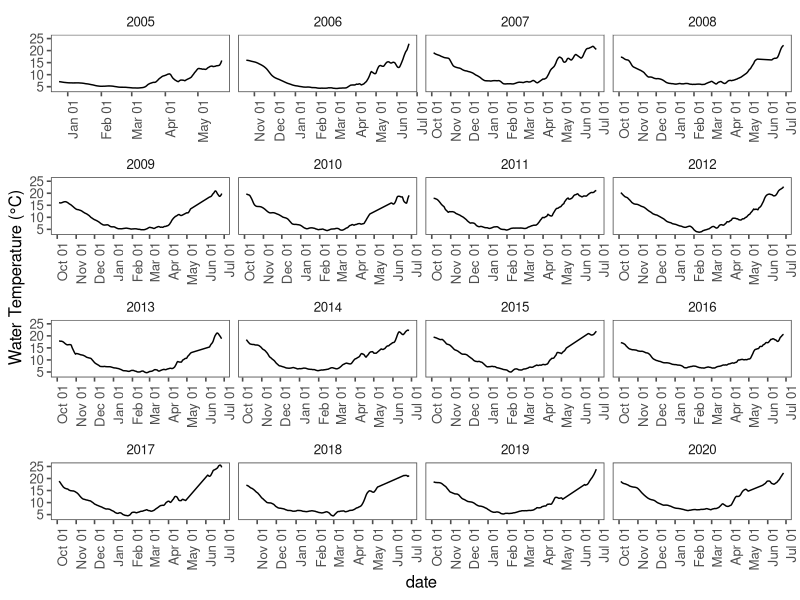

This figure's R source: (Note: this script raises an error after producing the figure.)
#### CLEAR THE ENVIRONMENT FIRST ---------------------------------------------

rm(list = ls(all.names = TRUE))


#### LOAD PACKAGES -----------------------------------------------------------

library(tidyverse)
library(ggplot2)
library(data.table)
library(ggthemes)
library(readxl)
library(gridExtra)
library(grid)
library(cowplot)


#### LOAD TEMPERATURE DATA -----------------------------------------------------------------------

temp.all <- read_excel("data/lake-annecy/lake-annecy-temperature.xlsx", sheet = "temp", skip = 28) %>% 
  mutate(yday = yday(date))

## Calculate a 5-day center moving average to smooth temperature curve
## Smoothing prevents issues below trying to find the start and stop from large daily temp deviations
temp.all.ma <- temp.all %>% group_by(year) %>% 
  mutate(temp.ma_c = frollmean(temp_c, n = 7, align = "center")) %>% 
  filter(!is.na(temp.ma_c))

## 
ggplot(temp.all.ma, aes(x = date, y = temp.ma_c)) + 
  geom_line() + theme_few() + 
  ylab('Water Temperature (°C)') + 
  scale_x_datetime(date_breaks = "1 month", date_labels =  "%b %d") + 
  theme(axis.text.x = element_text(angle = 90, hjust = 1))  + 
  facet_wrap(~year, scales = "free_x")



model.locations <- read_excel("data/model-population-parameters.xlsx", sheet = "bio-parameters", skip = 34) %>% 
  filter(population == "Annecy")


#### CALCULATE MEAN SPAWNING DATE ----------------------------------------------------------------

## Calculate the start date of spawning period
spawn.start.date <- temp.all.ma %>% 
  group_by(year) %>% 
  filter(temp.ma_c <= model.locations$start.spawn.temp_c) %>% 
  arrange(date) %>% 
  slice(1) %>% select(year, spawn.start.date = date)

## Calculate the end date of spawning period
spawn.end.date <- temp.all.ma %>% 
  group_by(year) %>% 
  filter(temp.ma_c <= model.locations$end.spawn.temp_c) %>% 
  arrange(date) %>% 
  slice(1) %>% 
  select(year, spawn.end.date = date) %>% 
  ## subtract one day to correct for temp less than (spawning ends day of temp threshold)
  mutate(spawn.end.date = as.Date(spawn.end.date)-1)

## Combine start and end dates; Filter to each day in spawning period
spawn.period.temp <- temp.all.ma %>% 
  left_join(spawn.start.date) %>% 
  left_join(spawn.end.date) %>% 
  mutate(spawn.length_days = as.Date(spawn.end.date) - as.Date(spawn.start.date),
         spawn.end.date = as.Date(ifelse(spawn.length_days > 30, as.Date(spawn.start.date)+30, spawn.end.date), origin = "1970-01-01"),
         spawn.length_days = as.Date(spawn.end.date) - as.Date(spawn.start.date)) %>%
  group_by(year) %>% 
  filter(date >= spawn.start.date, date <= spawn.end.date)

spawn.date <- spawn.period.temp %>% 
  group_by(year) %>% 
  summarize(mu.spawn.date = mean(date)) %>% 
  ungroup() %>% 
  select(year, spawn.date = mu.spawn.date)

#### CALCULATE MEAN HATCHING DATE ----------------------------------------------------------------

hatch <- read_excel("data/lake-annecy/lake-annecy-hatching.xlsx", sheet = "lake-annecy-hatching", skip = 27) %>%
  group_by(year) %>% 
  summarize(mu.hatch.date = as.Date(weighted.mean(date, abundance), format = "%Y-%m-%d")) %>% 
  mutate(mu.hatch.yday = yday(mu.hatch.date)) %>% 
  ungroup()

hatch.temp <- temp.all.ma %>% left_join(hatch) %>%
  group_by(year) %>% 
  filter(date == mu.hatch.date) %>% 
  ungroup() %>% 
  summarize(mean_temp = mean(temp_c)) %>% pull(mean_temp)

## Find date of lowest temp for each year
temp_low <- temp.all.ma %>% 
  group_by(year) %>% 
  filter(temp.ma_c == min(temp.ma_c)) %>% 
  select(year, temp.low.yday = yday)

hatch.date <- temp.all.ma %>% 
  left_join(temp_low) %>% 
  group_by(year) %>% 
  filter(yday >= temp.low.yday, yday < 150) %>% 
  filter(temp.ma_c >= hatch.temp) %>% 
  arrange(date) %>% 
  slice(1) %>% 
  select(year, hatch.date = date)


## Filter temp profiles by start and end dates, calculate daily degree-days

temp.inc <- temp.all.ma %>% left_join(spawn.date) %>% left_join(hatch.date) %>% group_by(year) %>% filter(date >= spawn.date, date <= hatch.date) %>% 
  arrange(year)

## Find DOY and ADD at hatch
temp.ep.hatch <- temp.inc %>% group_by(year) %>% 
  mutate(ADD = cumsum(temp.ma_c)) %>% 
  filter(ADD == max(ADD)) %>% 
  select(date, year, temp.ma_c, yday, ADD)

## Filter temp profiles by start and end dates, calculate daily degree-days

temp.inc.models <- temp.all.ma %>% left_join(spawn.date) %>% group_by(year) %>% filter(date >= spawn.date) %>% 
  arrange(year)

#### EUROPEAN WHITEFISH MODELS -------------------------------------------------------------------

## Polynomial: y = a + bx + cx^2
## Semilog: log10(y) = log10(a) + log10(b)x + log10(c)x^2
## Antilog: 10^(log(y))

## Eckmann 1987 (uses natural log)
model.EC <- read_excel("data/model-structural-parameters.xlsx", sheet = "coefficients", skip = 32) %>% 
  filter(lake == "Lake Constance", species == "lavaretus macrophthalmus")

## Take antilog from daily semilog output, accumulate across days
model.EC.perc <- temp.inc.models %>% 
  group_by(year) %>% 
  mutate(perc.day = (10^(model.EC$a + model.EC$b * temp.ma_c + model.EC$c * temp.ma_c^2))*100,
         perc.cum = cumsum(perc.day)) %>% 
  filter(perc.cum <= 100) %>%
  mutate(ADD = cumsum(temp.ma_c))

model.EC.perc.max <- model.EC.perc %>% group_by(year) %>% 
  filter(perc.cum == max(perc.cum)) %>% 
  select(date, year, temp.ma_c, ADD) %>% 
  mutate(model = "EC")


## Stewart et al. 2021
model.geneva <- read_excel("data/model-structural-parameters.xlsx", sheet = "coefficients", skip = 32) %>% 
  filter(lake == "Lake Geneva")

## Take antilog from daily semilog output, accumulate across days
model.geneva.perc <- temp.inc.models %>%
  group_by(year) %>% 
  mutate(perc.day = (10^(model.geneva$a + model.geneva$b * temp.ma_c))*100,
         perc.cum = cumsum(perc.day)) %>% 
  filter(perc.cum <= 100) %>%
  mutate(ADD = cumsum(temp.ma_c))

model.geneva.perc.max <- model.geneva.perc %>% group_by(year) %>% 
  filter(perc.cum == max(perc.cum)) %>% 
  select(date, year, temp.ma_c, ADD) %>% 
  mutate(model = "GN")


#### COMBINE ALL MODEL HATCHING ESTIMATES --------------------------------------------------------

model.hatching.all <- temp.ep.hatch %>% 
  mutate(model = "EP") %>% 
  bind_rows(., model.geneva.perc.max, model.EC.perc.max) %>% 
  mutate(model = factor(model, ordered = TRUE, levels = c("EP", "GN", "EC")),
         yday = yday(date))

model.hatching.all.add.comp <- model.hatching.all %>% 
  group_by(model) %>% 
  summarize(mean.ADD = mean(ADD)) %>% 
  select(model, mean.ADD) %>% 
  pivot_wider(names_from = model, values_from = mean.ADD) %>% 
  mutate(dif.GN = EP-GN,
         diff.EC = EP-EC)

model.hatching.all.yday.comp <- model.hatching.all %>% 
  group_by(model) %>% 
  summarize(mean.yday = mean(yday)) %>% 
  select(model, mean.yday) %>% 
  pivot_wider(names_from = model, values_from = mean.yday) %>% 
  mutate(dif.GN = EP-GN,
         diff.EC = EP-EC)


#### VISUALIZATIONS ------------------------------------------------------------------------------

ggplot(temp.all.ma, aes(x = date, y = temp.ma_c)) + 
  geom_line(size = 0.8) +
  geom_point(data = model.hatching.all, aes(x = as.POSIXct(date), y = temp.ma_c, fill = model, shape = model), size = 3) +
  scale_shape_manual("", values = c(21, 22, 23),
                     labels = c("Observed Hatching", "Unpublished Geneva Data  ", "Eckmann, 1987")) +
  scale_fill_manual("", values = c("lightsalmon", "cornflowerblue", "forestgreen"),
                    labels = c("Observed Hatching", "Unpublished Geneva Data  ", "Eckmann, 1987")) +
  scale_x_datetime(date_breaks = "1 month", date_labels =  "%b %d") + 
  labs(y = "Water Temperature (°C)") + 
  theme_few() + 
  theme(axis.text.x = element_text(angle = 45, hjust = 1),
        axis.text = element_text(size = 12),
        axis.title.y = element_text(size = 15),
        axis.title.x = element_blank(),
        legend.position = "top", 
        legend.text = element_text(size = 15),
        strip.text = element_text(size = 12),
        panel.spacing = unit(1, "lines")) + 
  facet_wrap(~year, scales = "free_x")

ggsave("figures/lake-annecy/lake-annecy-model-comparison-temp.png", height = 5.5, width = 9.5, dpi = 300)


plot.add <- ggplot(model.hatching.all, aes(x = factor(year), y = ADD, group = model)) +
  geom_point(aes(fill = model, shape = model), size = 3) + 
  scale_shape_manual("", values = c(21, 22, 23),
                     labels = c("Observed Hatching", "Unpublished Geneva Data  ", "Eckmann, 1987")) +
  scale_fill_manual("", values = c("lightsalmon", "cornflowerblue", "forestgreen"),
                    labels = c("Observed Hatching", "Unpublished Geneva Data  ", "Eckmann, 1987")) +
  labs(y = "Degree-days") +
  theme_few() + 
  theme(axis.text.x = element_text(angle = 45, hjust = 1),
        axis.text = element_text(size = 12),
        axis.title.y = element_text(size = 15),
        axis.title.x = element_blank(),
        legend.position = "top", 
        legend.text = element_text(size = 15),
        strip.text = element_text(size = 12),
        panel.spacing = unit(1, "lines"))

plot.date <- ggplot(model.hatching.all, aes(x = factor(year), y = yday, group = model)) +
  geom_point(aes(fill = model, shape = model), size = 3) + 
  scale_shape_manual("", values = c(21, 22, 23),
                     labels = c("Observed Hatching", "Unpublished Geneva Data  ", "Eckmann, 1987")) +
  scale_fill_manual("", values = c("lightsalmon", "cornflowerblue", "forestgreen"),
                    labels = c("Observed Hatching", "Unpublished Geneva Data  ", "Eckmann, 1987")) +
  labs(y = "Julian Date") +
  theme_few() + 
  theme(axis.text.x = element_text(angle = 45, hjust = 1),
        axis.text = element_text(size = 12),
        axis.title.y = element_text(size = 15),
        axis.title.x = element_blank(),
        legend.position = "top", 
        legend.text = element_text(size = 15),
        strip.text = element_text(size = 12),
        panel.spacing = unit(1, "lines"))

## Combine all figures
plot.all <- grid.arrange(
  arrangeGrob(get_legend(plot.add),
              nrow = 1,
              ncol = 1),
  arrangeGrob(
    arrangeGrob(plot.add + theme(legend.position = "none", axis.title.x = element_blank()),
                nrow = 1),
    arrangeGrob(plot.date + theme(legend.position = "none", axis.title.x = element_blank()), 
                nrow = 1),
    ncol = 2,
    widths = c(1, 1)
  ),
  heights = c(0.05, 1.0)
)

ggsave("figures/lake-annecy/lake-annecy-model-comparison-point.png", plot = plot.all, width = 8, height = 5, dpi = 300)

